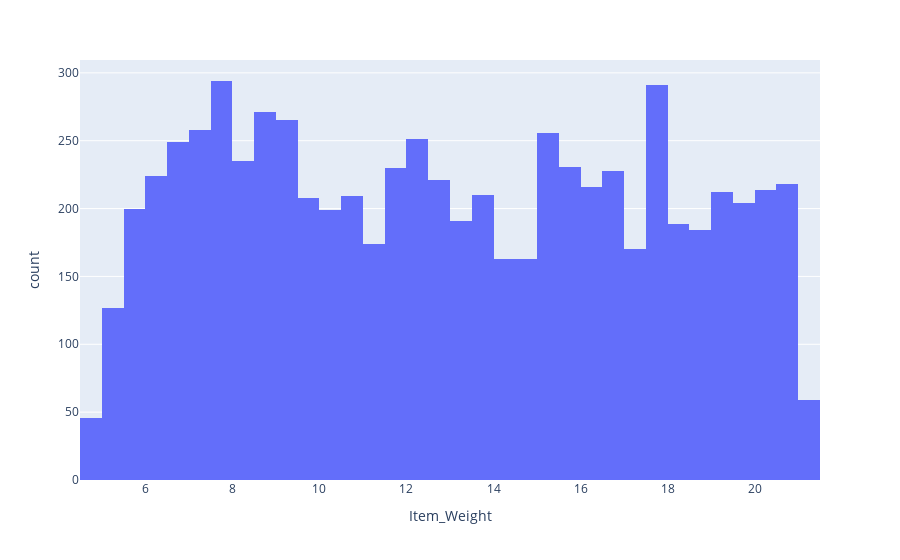

The notebook cell saved with this chart:
### Code cell
px.histogram(df,x='Item_Weight')

### Figure 1 — Plotly figure (JSON) as saved in the notebook; plotly's stock layout.template omitted (floating-point values rounded to 4 significant figures; data arrays with more than 128 entries replaced by an {"elided": "..."} marker saying what was removed)
{"data": [{"alignmentgroup": "True", "bingroup": "x", "hovertemplate": "Item_Weight=%{x}<br>count=%{y}<extra></extra>", "legendgroup": "", "marker": {"color": "#636efa"}, "name": "", "offsetgroup": "", "orientation": "v", "showlegend": false, "type": "histogram", "x": {"elided": "8523 float values"}, "xaxis": "x", "yaxis": "y"}], "layout": {"barmode": "relative", "legend": {"tracegroupgap": 0}, "margin": {"t": 60}, "xaxis": {"anchor": "y", "domain": [0, 1], "title": {"text": "Item_Weight"}}, "yaxis": {"anchor": "x", "domain": [0, 1], "title": {"text": "count"}}}}
